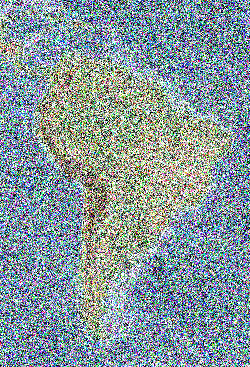
#> input picture data/map_hsv.png, 250 x 367 px
$ python main.py
#> lines starting #> are read from the running program, lines starting #| are printed output that depends on the picture
### f.py
import numpy as np

from numba import njit


def init_neighbours(width, height):

    N = np.full( (width*height, 4), -1)

    borders = get_borders_ind(width, height)
    for t in range(0, width * height):

        # corners
        if t == 0:
            N[t] = [t+1, -1, t+width, -1]
        elif t == width-1:
            N[t] = [-1, t-1, t+width, -1]
        elif t == (height - 1) * width:
            N[t] = [t+1, -1, -1, t-width]
        elif t == width * height - 1:
            N[t] = [-1, t-1, -1, t-width]

        # borders
        elif t in borders[0]:  # top
            N[t] = [t+1, t-1, t+width, -1]

        elif t in borders[1]:  # bottom
            N[t] = [t+1, t-1, -1, t-width]

        elif t in borders[2]:  # right
            N[t] = [-1, t-1, t+width, t-width]

        elif t in borders[3]:  # left
            N[t] = [t+1, -1, t+width, t-width]

        # inside elements
        else:
            N[t] = [t+1, t-1, t+width, t-width]

    return N


def get_borders_ind(w, h):

    borders = [[], [], [], []]                # [top, bottom, right, left]

    for i in range(1, w-1):
        borders[0].append(i)                  # top
        borders[1].append( (h-1)*w + i )      # bottom

    for j in range(1, h-1):
        borders[2].append(2*w-1 + (j-1)*w)  # right
        borders[3].append(w*j)              # left

    return borders


def init_k(img):
     return np.zeros(img.shape[0])
    # return np.random.randint( 2, size=(img.shape[0],2), dtype=np.uint8 )


def init_g(alpha):
    return np.array([[alpha, 0], [0, alpha]])


def init_q(img):

    t_max = img.shape[0]
    c = np.array([[0., 255., 0.], [0., 0., 255.]])
    q = np.zeros((t_max, 2))

    for t in range(0, t_max):
        for k in [0,1]:
            if np.linalg.norm( img[t]-c[k] ) > np.linalg.norm( img[t]-c[abs(k - 1)] ):
                q[t, k] = -1
            else:
                q[t, k] = 0

    return q


# --------------------------------------------


@njit
def iteration(N, Phi, g, q, t_max):
    K = np.zeros((t_max,2), dtype=np.uint8)

    for k in [0, 1]:
        for t in range(0, t_max):

            # K*
            for t_n in N[t]:
                if t_n != -1:
                    foo = [-1, -1]
                    for k_n in [0, 1]:
                        t_pos = np.where(N[t_n] == t)[0][0]
                        t_posn = np.where(N[t] == t_n)[0][0]
                        foo[k_n] = g[k, k_n] - Phi[t_n, t_pos, k_n]

                    K[t_n, k] = foo.index(max(foo))

            # C
            C, nb_amnt = q[t, k], 0
            for t_n in N[t]:
                if t_n != -1:
                    t_pos = np.where(N[t_n] == t)[0][0]
                    t_posn = np.where(N[t] == t_n)[0][0]
                    C += g[k, K[t_n, k]] - Phi[t, t_posn, k] - Phi[t_n, t_pos, K[t_n, k]]
                    nb_amnt += 1
            C = C/nb_amnt

            # Phi
            for t_n in N[t]:
                if t_n != -1:
                    t_posn = np.where(N[t] == t_n)[0][0]
                    t_pos = np.where(N[t_n] == t)[0][0]
                    Phi[t, t_posn, k] = g[k, K[t_n, k]] - Phi[t_n, t_pos, K[t_n, k]] - C


    return Phi


# [61 lines left out: function reconstruction, not called in this run]

### main.py
import numpy as np
import f

from time import time
from skimage.io import imread, imsave


if __name__ == '__main__':

    img = imread("data/map_hsv.png")
#> img is the input picture: shape (367, 250, 3); mean R, G, B 134.8, 151.8, 156.3
    imsave(f"data/results/test.png", img[:,:,1])
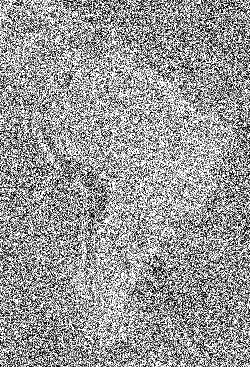
#> saved as test.png: shape (367, 250); min 0, max 255, mean 151.8
    # img = np.ones((4, 4))
    width, height, t_max = img.shape[0], img.shape[1], img.shape[0] * img.shape[1]
#> width = 367; height = 250; t_max = 91750
    img = img.reshape((t_max, 3))

    # Init
    Res = np.ones(t_max)
    Phi = np.zeros((t_max, 4, 2))
    g = f.init_g(1)
    q = f.init_q(img)
#> q = 91750 pairs, first value -1 to 0, second value -1 to 0
    N = f.init_neighbours(width, height)

    for iter in range(0, 10):
        print(f"iter {iter}")
#> (the run stopped early here; a loop or call above may not have finished)
